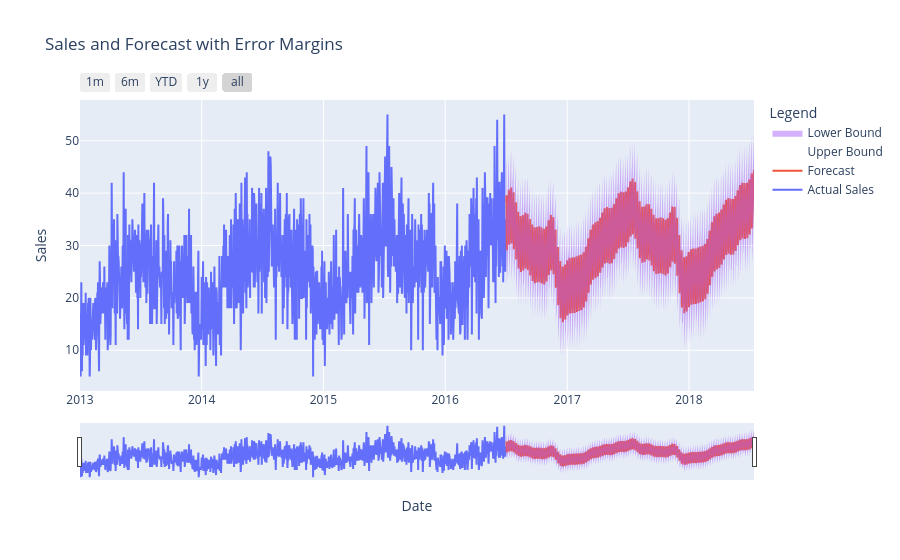

Here is the notebook cell this chart was saved with:
### Code cell
# Create a subplot
fig = make_subplots(rows=1, cols=1, shared_xaxes=True)

# Add the actual sales data
fig.add_trace(
    go.Scatter(
        x=df_data_train.date,
        y=df_data_train.sales,
        name="Actual Sales",
        mode="lines",
    )
)

# Add the forecasted sales data
fig.add_trace(
    go.Scatter(
        x=forecast_prophet.ds,
        y=forecast_prophet.yhat,
        name="Forecast",
        mode="lines",
    )
)

# Add the upper bound of the forecast
fig.add_trace(
    go.Scatter(
        x=forecast_prophet.ds,
        y=forecast_prophet.yhat_upper,
        name="Upper Bound",
        mode="lines",
        line=dict(width=0),
    )
)

# Add the lower bound of the forecast
fig.add_trace(
    go.Scatter(
        x=forecast_prophet.ds,
        y=forecast_prophet.yhat_lower,
        name="Lower Bound",
        mode="lines",
        line=dict(width=0),
        fill="tonexty",
    )
)

# Update layout
fig.update_layout(
    title="Sales and Forecast with Error Margins",
    xaxis_title="Date",
    yaxis_title="Sales",
    legend_title="Legend",
    hovermode="x unified",
) 

fig.update_xaxes(
        rangeslider_visible=True,
        rangeselector=dict(
            buttons=list(
                [
                    dict(count=1, label="1m", step="month", stepmode="backward"),
                    dict(count=6, label="6m", step="month", stepmode="backward"),
                    dict(count=1, label="YTD", step="year", stepmode="todate"),
                    dict(count=1, label="1y", step="year", stepmode="backward"),
                    dict(step="all"),
                ]
            )
        ),
    )

# Show the plot
fig.show()

### Figure 1 — Plotly figure (JSON) as saved in the notebook; plotly's stock layout.template omitted (floating-point values rounded to 4 significant figures; data arrays with more than 128 entries replaced by an {"elided": "..."} marker saying what was removed)
{"data": [{"mode": "lines", "name": "Actual Sales", "type": "scatter", "x": {"elided": "1278 str values"}, "y": {"elided": "1278 int values"}}, {"mode": "lines", "name": "Forecast", "type": "scatter", "x": {"elided": "744 str values"}, "y": {"elided": "744 float values"}}, {"line": {"width": 0}, "mode": "lines", "name": "Upper Bound", "type": "scatter", "x": {"elided": "744 str values"}, "y": {"elided": "744 float values"}}, {"fill": "tonexty", "line": {"width": 0}, "mode": "lines", "name": "Lower Bound", "type": "scatter", "x": {"elided": "744 str values"}, "y": {"elided": "744 float values"}}], "layout": {"hovermode": "x unified", "legend": {"title": {"text": "Legend"}}, "title": {"text": "Sales and Forecast with Error Margins"}, "xaxis": {"anchor": "y", "domain": [0, 1], "rangeselector": {"buttons": [{"count": 1, "label": "1m", "step": "month", "stepmode": "backward"}, {"count": 6, "label": "6m", "step": "month", "stepmode": "backward"}, {"count": 1, "label": "YTD", "step": "year", "stepmode": "todate"}, {"count": 1, "label": "1y", "step": "year", "stepmode": "backward"}, {"step": "all"}]}, "rangeslider": {"visible": true}, "title": {"text": "Date"}}, "yaxis": {"anchor": "x", "domain": [0, 1], "title": {"text": "Sales"}}}}
